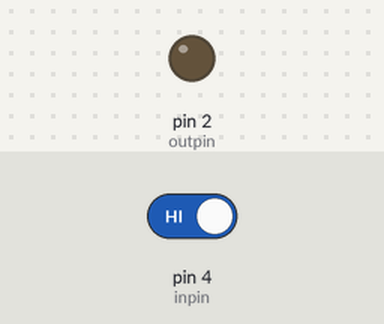
Simulated run of this sketch. Board: Arduino Uno, built with avr-gcc and run on an emulated ATmega328P. On the bench: output pins drawn as LEDs (lit = HIGH). The test bench sets the inputs (shaded band); at power-on: pin 4 (inpin) HIGH.

Above: at 1.2 s.
1.3 s: pin 4 (inpin) driven LOW
At 1.8 s:
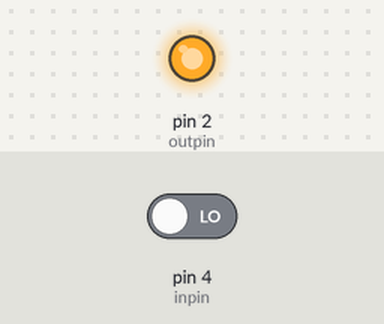
2.8 s: pin 4 (inpin) driven HIGH
At 4.1 s:
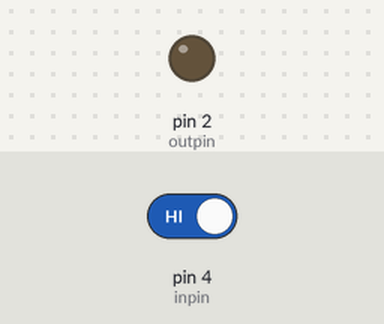
Timing chart, 0 to 5.8 s (numbered marks = the images above; inputs shaded):
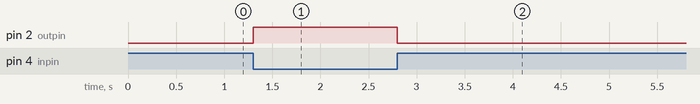

Measured:
- after the input at 1.3 s, pin 2 (outpin): LOW → HIGH at once
- after the input at 2.8 s, pin 2 (outpin): HIGH → LOW at once

The sketch:

led.ino
```cpp
int inpin=4;
int outpin=2;
void setup() {
  // put your setup code here, to run once:
pinMode(2,OUTPUT);
pinMode(3,INPUT);
}

void loop() {
  // put your main code here, to run repeatedly:
  if(digitalRead(inpin)==LOW)
  {
  digitalWrite(2,HIGH);
  delay(100);
  }
  else
  {
   digitalWrite(2,LOW);
   delay(100);
  }


}
```
